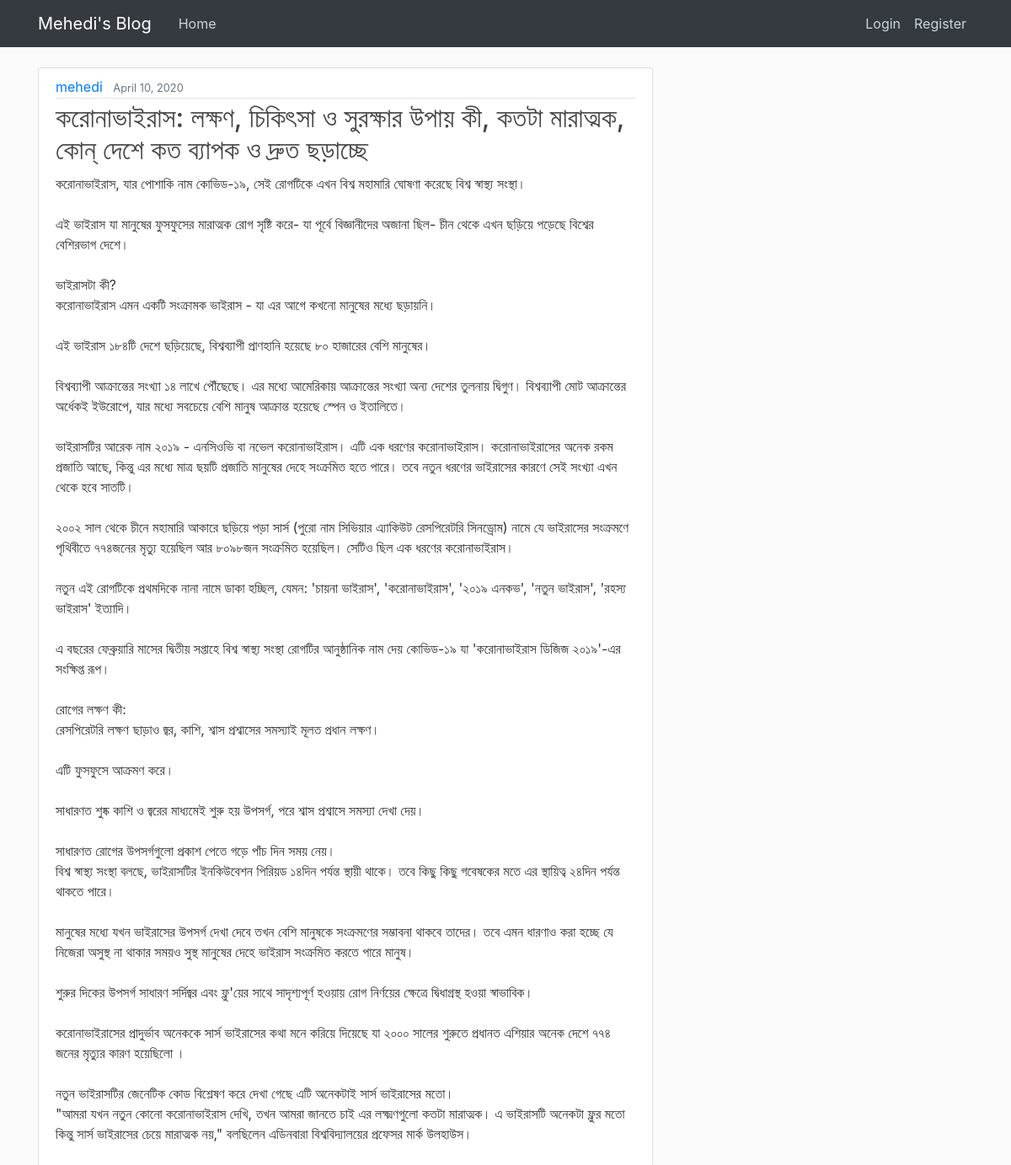
Screenshot of /post/12/ with the database file from the repository.
### base/models.py (models this page shows, shortened)
class Post(models.Model):
    title = models.CharField(max_length=100)
    content = models.TextField()
    post_pic = models.ImageField(default='logo.png',null=True,blank=True)
    date_posted = models.DateTimeField(default=timezone.now)
    author = models.ForeignKey(User, on_delete=models.CASCADE)

### base/views.py (the view)
# urls.py: path('post/<int:pk>/', PostDetailView.as_view(), name='post-detail'),
class PostDetailView(DetailView):
    model = Post

### base/templates/base/post_detail.html (shortened to what this page needs)
{% extends "base.html" %}
{% block content %}
        <article class="media content-section">
          <div class="media-body">
            <div class="article-metadata">
              <a class="mr-2" href="#">{{ object.author }}</a>
              <small class="text-muted">{{ object.date_posted|date:"F d, Y" }}</small>
            </div>
            <h2>{{ post.title }}</h2>
            <p class="article-content">{{ object.content }}</p>
          </div>
        </article>
{% endblock content %}

### static/css/main.css (style rules this page uses)
body { background: #fafafa; color: #333333; margin-top: 5rem; }
h1, h2, h3, h4, h5, h6 { color: #444444; }
.content-section { background: #ffffff; padding: 10px 20px; border: 1px solid #dddddd; border-radius: 3px; margin-bottom: 20px; }
.article-content { white-space: pre-line; }
.article-metadata { padding-bottom: 1px; margin-bottom: 4px; border-bottom: 1px solid #e3e3e3 }

### rows the page displays
Post: author "mehedi", date_posted "April 10, 2020", title "করোনাভাইরাস: লক্ষণ, চিকিৎসা ও সুরক্ষার উপায় কী, কতটা মারাত্মক, কোন্ দেশে কত ব্যাপক ও দ্রুত ছড়াচ্ছে", content "করোনাভাইরাস, যার পোশাকি নাম কোভিড-১৯, সেই রোগটিকে এখন বিশ্ব মহামারি ঘোষণা করেছে বিশ্ব স্বাস্থ্য সংস্থা। এই ভাইরাস যা মানুষের ফুসফুসের মারাত্মক রোগ সৃষ্টি করে- যা পূর্বে বিজ্ঞানীদের অজানা ছিল- চীন থেকে এখন ছড়িয়ে পড়েছে বিশ্বের বেশিরভাগ দেশে। ভাইরাসটা কী? করোনাভাইরাস এমন একটি সংক্রামক ভাইরাস - যা এর আগে কখনো মানুষের মধ্যে ছড়ায়নি। এই ভাইরাস ১৮৪টি দেশে ছড়িয়েছে, বিশ্বব্যাপী প্রাণহানি হয়েছে ৮০ হাজারের বেশি মানুষের। বিশ্বব্যাপী আক্রান্তের সংখ্যা ১৪ লাখে পৌঁছেছে। এর মধ্যে আমেরিকায় আক্রান্তের সংখ্যা অন্য দেশের তুলনায় দ্বিগুণ। বিশ্বব্যাপী মোট আক্রান্তের অর্ধেকই ইউরোপে, যার মধ্যে সবচেয়ে বেশি মানুষ আক্রান্ত হয়েছে স্পেন ও ইতালিতে। ভাইরাসটির আরেক নাম ২০১৯ - এনসিওভি বা নভেল করোনাভাইরাস। এটি এক…"
